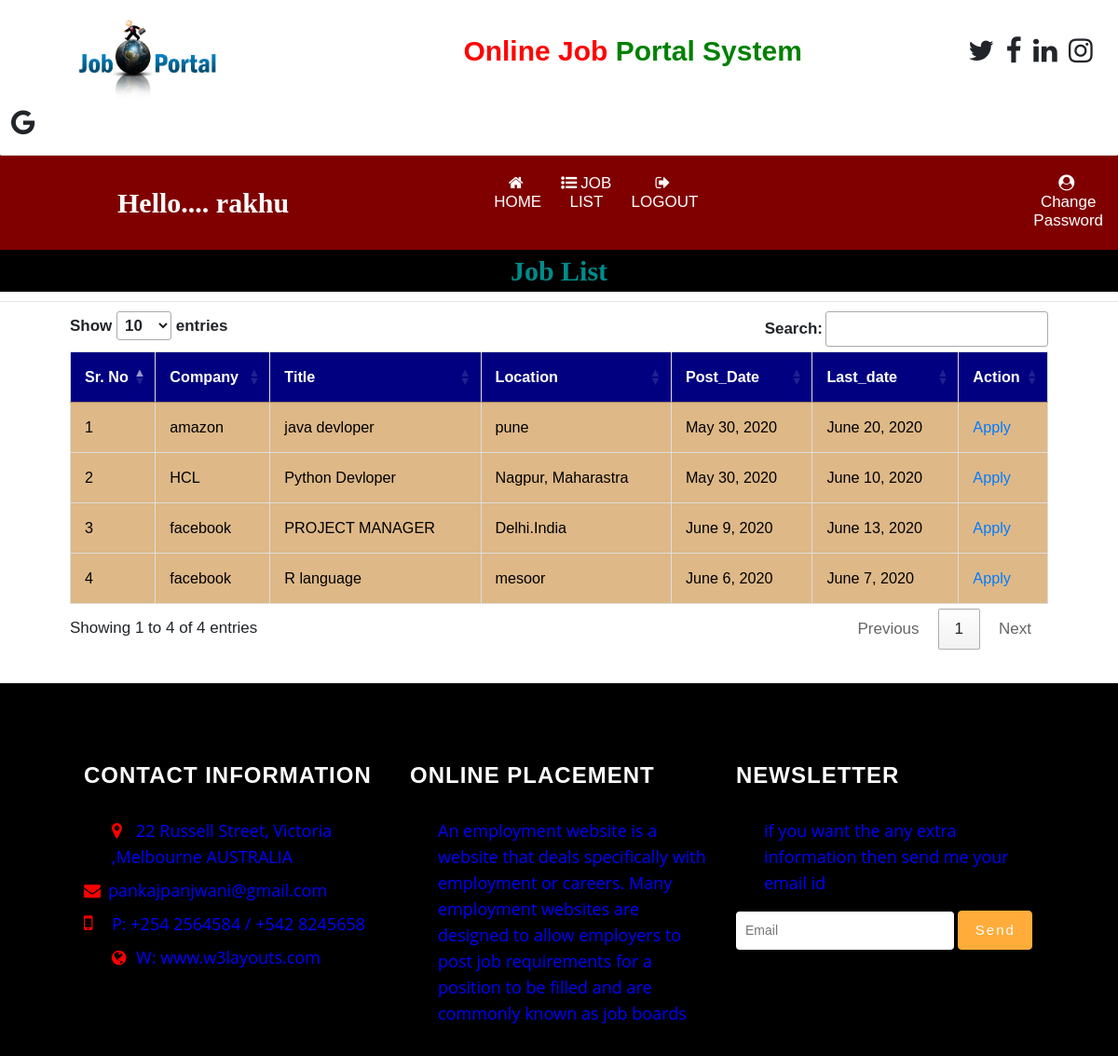
The page /userlatest_job/ (signed in) on the database its author committed.
### jobportal/models.py (models this page shows, shortened)
class Add_job(models.Model):
    recruiter = models.ForeignKey(Recruiter,on_delete=models.CASCADE,null=True)
    start_date = models.DateField(null=True)
    end_date = models.DateField(null=True)
    title = models.CharField(max_length=30,null=True)
    position = models.CharField(max_length=30,null=True)
    image = models.FileField(null=True)
    description = models.CharField(max_length=30,null=True)
    experience = models.CharField(max_length=30,null=True)
    location = models.CharField(max_length=30,null=True)
    skills = models.CharField(max_length=30,null=True)

class Recruiter(models.Model):
    user = models.ForeignKey(User,on_delete=models.CASCADE,null=True)
    mobile = models.IntegerField(null=True)
    image = models.FileField(null=True)
    company= models.CharField(max_length=100,null=True)
    gender= models.CharField(max_length=100,null=True)
    type=models.CharField(max_length=100,null=True)
    status=models.CharField(max_length=100,null=True)

### jobportal/views.py (the view)
# urls.py: path('userlatest_job/',userlatest_job, name="userlatest_job"),
def userlatest_job(request):
    data=Add_job.objects.all()
    user=User.objects.get(id=request.user.id)
    sign=SignupUser.objects.get(user=user)
    data1=Apply.objects.filter(sign=sign)
    li=[]
    for i in data1:
        li.append(i.job.id)
    d={'data':data,'li':li}
    return render(request,'userlatest_job.html',d)

### jobportal/templates/userlatest_job.html (shortened to what this page needs)
{% extends 'user_nav.html' %}
{% block body %}
<center><marquee style = "font-family : 'Monotype Corsiva' ; font-size:30px;color :darkcyan
 ; background-color:black;font-weight : bold;">Job List</marquee></center><hr>
 <div class="container">
<table class="table table-bordered" id="myTable">
  <thead>
  <tr >
    <th>Sr. No</th>
    <th>Company</th>
    <th>Title</th>
    <th>Location</th>
    <th>Post_Date</th>
    <th>Last_date</th>
    <th>Action</th>
  </tr>
  </thead>
   <tbody>
{% for i in data %}
  <tr style="color:black">
      <td>{{forloop.counter}}</td>
    <td>{{i.recruiter.company}} </td>
    <td>{{i.title}}</td>
      <td>{{i.location}}</td>
      <td>{{i.start_date}}</td>
      <td>{{i.end_date}}</td>
      {% if i.id in li %}
      <td> Applied</td>
      {% else %}
      <td><a href="{% url 'job_detail' i.id %}">Apply</a>
      {% endif %}
</tr>
   {% endfor %}
    </tbody>
</table>
 </div>
{% endblock %}

### jobportal/templates/user_nav.html (shortened to what this page needs)
<!DOCTYPE html>
<html lang="en">
<head>
    {% load static %}
    <link href="{% static 'css/font-awesome.min.css' %}" rel="stylesheet' %}" type="text/css" media="all" />
<link href="{% static 'css/bootstrap.min.css' %}" rel="stylesheet" type="text/css" media="all" />
<link href="{% static 'css/style.css' %}" rel="stylesheet" type="text/css" media="all" />
<link rel="stylesheet" href="{% static 'css/flexslider.css' %}" type="text/css" media="screen" property="" />
<link rel="stylesheet" href="https://cdnjs.cloudflare.com/ajax/libs/font-awesome/4.7.0/css/font-awesome.min.css">
     <link rel="stylesheet" href="https://maxcdn.bootstrapcdn.com/bootstrap/4.0.0/css/bootstrap.min.css">
  <link rel = stylesheet href = "//cdn.datatables.net/1.10.19/css/jquery.dataTables.min.css">
</head>
</head>
<body>
<div class="container-fluid" style="padding:1%;">
    <img src="{% static 'images/job1.png' %}" style="width:180px;margin-right:250px;margin-left:4%"><span style="padding:0px;font-weight:bold;font-size:30px">
    <span style="color:red;">Online Job</span>
     <span style="color:green">Portal System</span></h4>
    <span style="margin-left:170px"><i class="fa fa-twitter" style="margin-right:4px"></i></span>
    <span><i class="fa fa-facebook" style="margin-right:4px;"></i></span>
    <span><i class="fa fa-linkedin" style="margin-right:4px"></i></span>
    <span><i class="fa fa-instagram" style="margin-right:4px"></i></span>
    <span><i class="fa fa-google" style="margin-right:4px"></i></span>
</div>
<nav class="navbar navbar-expand-sm" style="background-color:maroon">
  <a class="navbar-brand" href="#" style="color:white;font-family:'Monotype Corsiva';font-size:30px;font-weight:bold;margin-left:100px;margin-right:0">
 Hello.... {{request.user.username}}</a>
  <ul class="navbar-nav">
    <li class="nav-item">
      <a class="nav-link" href="{% url 'user_home'  %}" style="color:white;margin-left:200px">
      <i class="fa fa-home" style="margin-right:4px"></i>HOME</a>
    </li>
  <li class="nav-item">
      <a class="nav-link" href="{% url 'userlatest_job'  %}" style="color:white;margin-left:10px">
      <i class="fa fa-list-ul" style="margin-right:4px"></i>JOB LIST </a>
    </li>
 <li class="nav-item">
      <a class="nav-link" href="{% url 'logout_user' %}" style="color:white;margin-left:10px">
      <i class="fa fa-sign-out" style="margin-right:4px"></i>LOGOUT</a>
    </li>
<li class="nav-item">
      <a class="nav-link" href="{% url 'change_password' %}" style="color:white;margin-left:350px">
      <i class="fa fa-user-circle" style="margin-right:4px"></i>Change Password</a>
    </li>
    </ul>
</nav>
{% block body %}
{% endblock %}
	<div class="footer-agile-info" style="background-color:black;width:100%;height:400px">
		<div class="container">
			<div class="col-md-4 w3layouts-footer">
				<h3>Contact Information</h3>
					<p style="color:blue;font-size:18px;margin-left:30px"><span style="color:red"><i class="fa fa-map-marker" aria-hidden="true"></i></span>22 Russell Street, Victoria ,Melbourne AUSTRALIA </p>
					<p style="color:blue;font-size:18px"><span style="color:red"><i class="fa fa-envelope" aria-hidden="true"></i></span>pankajpanjwani@gmail.com</a> </p>
					<p style="color:blue;font-size:18px"><span style="color:red;width:20px"><i class="fa fa-mobile" aria-hidden="true"></i></span>P: +254 2564584 / +542 8245658 </p>
					<p style="color:blue;font-size:18px;margin-left:30px"><span style="color:red"><i class="fa fa-globe" aria-hidden="true"></i></span>W: www.w3layouts.com</a></p>
			</div>
			<div class="col-md-4 wthree-footer">
				<h3>Online Placement</h3>
				<p style="color:blue;font-size:18px;margin-left:30px">An employment website is a website that deals specifically with employment or careers. Many employment websites are designed to allow employers to post job requirements for a position to be filled and are commonly known as job boards</p>
			</div>
			<div class="col-md-4 w3-agile">
				<h3>Newsletter</h3>
				<p style="color:blue;font-size:18px;margin-left:30px">if you want the any extra information then send me your email id</p>
				<form action="#" method="post">
					<input type="email" name="Email" placeholder="Email" required="">
					<input type="submit" value="Send">
				</form>
			</div>
		</div>
	</div>
</body>
</html>

### jobportal/static/css/style.css (style rules this page uses)
body { padding:0; margin:0; background:#fff; font-family: 'Roboto Condensed', sans-serif; }
a { text-decoration:none; }
body a { transition:0.5s all; -webkit-transition:0.5s all; -moz-transition:0.5s all; -o-transition:0.5s all; -ms-transition:0.5s all; font-weight:400; }
input[type="button"],input[type="submit"] { transition:0.5s all; -webkit-transition:0.5s all; -moz-transition:0.5s all; -o-transition:0.5s all; -ms-transition:0.5s all; }
h1,h2,h3,h4,h5,h6 { margin:0; font-weight:400; transition:0.5s all; -webkit-transition:0.5s all; -moz-transition:0.5s all; -o-transition:0.5s all; -ms-transition:0.5s all; }
p { margin:0; font-family: 'Open Sans', sans-serif; }
ul { margin:0; padding:0; }
.navbar { margin-bottom: 0; }
.navbar-nav { float: none; text-align: center; }
.navbar-nav>li { display: inline-block; float: none; }
.navbar { border-radius: 0px; -webkit-border-radius: 0px; -moz-border-radius: 0px; -ms-border-radius: 0px; -o-border-radius: 0px; border-top: 1px solid #e1e1e1; }
.footer-agile-info { padding: 5em 0; background: #212121; }
.footer-agile-info h3,h2 { font-size: 24px; color: #fff; text-transform: uppercase; font-weight: 600; letter-spacing: 1px; margin-bottom: 30px; }
.footer-agile-info p { font-size: 14px; color: #bebebe; line-height: 28px; margin: 8px 0; }
.w3-agile input[type="email"] { outline: none; padding: 10px; width: 73%; background: #fff; border: none; font-size: 14px; color: #212121; }
.w3-agile input[type="submit"] { outline: none; padding: 9px 0; width: 25%; background: #FFAC3A; border: none; font-size: 15px; letter-spacing: 2px; color: #fff; border: 1px solid #FFAC3A; }
.table > thead > tr > th, .table > tbody > tr > th, .table > tfoot > tr > th, .table > thead > tr > td, .table > tbody > tr > td, .table > tfoot > tr > td { border-top: none !important; }
.table td, .table>tbody>tr>td, .table>tbody>tr>th, .table>tfoot>tr>td, .table>tfoot>tr>th, .table>thead>tr>td, .table>thead>tr>th { padding: 15px!important; }
.table > thead > tr > th, .table > tbody > tr > th, .table > tfoot > tr > th, .table > thead > tr > td, .table > tbody > tr > td, .table > tfoot > tr > td { font-size: 0.9em; color: #999; border-top: none !important; }
.footer-agile-info span { display: inline-block; margin-right: 10px; color: #fff; width: 16px; text-align: left; }
.footer-agile-info i.fa.fa-globe { font-size: 18px; }
.footer-agile-info i.fa.fa-mobile { font-size: 22px; }
.footer-agile-info i.fa.fa-map-marker { font-size: 19px; }

### jobportal/templates/user_nav.html (style rules this page uses)
* { box-sizing: border-box; }
#myTable { border-collapse: collapse; width: 100%; border: 1px solid #ddd; font-size: 18px; }
#myTable th { text-align: left; padding: 12px; background-color: navy; color: white; }
#myTable td { text-align: left; padding: 12px; color:blAck; background-color: burlywood; }
#myTable tr { border-bottom: 1px solid #ddd; }
input[type=text],[type=email],[type=password],[type=select],[type=date] { width: 100%; font-size:15px; padding: 16px 20px; margin: 8px opx; display: inline-block; border: 2px solid #ccc; border-radius: 4px; box-sizing: border-box; }
input[type=submit] { width: 100%; background-color: darkcyan; color: white; padding: 14px 20px; margin: 8px 0; border: none; border-radius: 4px; cursor: pointer; }
body { font-family: Arial; font-size: 17px; }
.container { position: relative; max-width: 90%; margin: 0 auto; margin-bottom:3% }

### rows shown on the page
Add_job: recruiter.company "amazon", title "java devloper", location "pune", start_date "May 30, 2020", end_date "June 20, 2020", shows "Apply"
Add_job: recruiter.company "HCL", title "Python Devloper", location "Nagpur, Maharastra", start_date "May 30, 2020", end_date "June 10, 2020", shows "Apply"
Add_job: recruiter.company "facebook", title "PROJECT MANAGER", location "Delhi.India", start_date "June 9, 2020", end_date "June 13, 2020", shows "Apply"
Add_job: recruiter.company "facebook", title "R language", location "mesoor", start_date "June 6, 2020", end_date "June 7, 2020", shows "Apply"

### other values the page prints
{{ request.user.username }} "rakhu"
